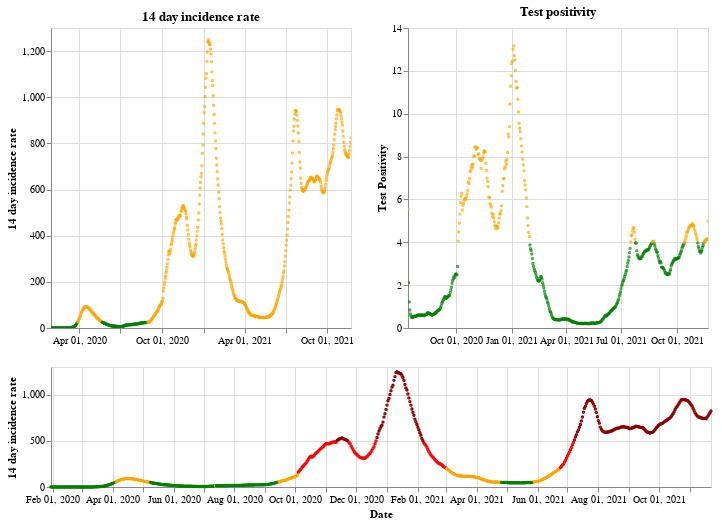

Notebook code for this chart:
### Markdown cell above
## England

### Code cell
plot_traffic_light('England')

### Figure 1 — Vega-Lite specification as saved in the notebook (floating-point values rounded to 4 significant figures; data arrays with more than 128 entries replaced by an {"elided": "..."} marker saying what was removed)
{"config": {"view": {"continuousWidth": 400, "continuousHeight": 300}}, "vconcat": [{"hconcat": [{"mark": {"type": "point", "size": 2}, "encoding": {"color": {"condition": {"value": "green", "test": "(datum.twoWeeklyCasesRate <= 25)"}, "value": "orange"}, "tooltip": [{"type": "nominal", "field": "areaName"}, {"type": "temporal", "field": "date"}, {"type": "quantitative", "field": "twoWeeklyCasesRate"}, {"type": "quantitative", "field": "testPositivity"}], "x": {"type": "temporal", "axis": {"title": ""}, "field": "date", "scale": {"domain": {"selection": "DateBrush"}}, "timeUnit": "yearmonthdate"}, "y": {"type": "quantitative", "axis": {"title": "14 day incidence rate"}, "field": "twoWeeklyCasesRate"}}, "title": "14 day incidence rate", "width": 300}, {"mark": {"type": "point", "size": 2}, "encoding": {"color": {"condition": {"value": "green", "test": "(datum.testPositivity <= 4)"}, "value": "orange"}, "tooltip": [{"type": "nominal", "field": "areaName"}, {"type": "temporal", "field": "date"}, {"type": "quantitative", "field": "twoWeeklyCasesRate"}, {"type": "quantitative", "field": "testPositivity"}], "x": {"type": "temporal", "axis": {"title": ""}, "field": "date", "scale": {"domain": {"selection": "DateBrush"}}, "timeUnit": "yearmonthdate"}, "y": {"type": "quantitative", "axis": {"title": "Test Positivity"}, "field": "testPositivity"}}, "title": "Test positivity", "width": 300}]}, {"layer": [{"mark": {"type": "point", "size": 2}, "encoding": {"color": {"condition": {"value": "orange", "test": "(((datum.testPositivity < 4) && (datum.twoWeeklyCasesRate >= 50)) && (datum.twoWeeklyCasesRate < 200))"}, "value": "red"}, "opacity": {"condition": {"value": 1, "test": "((datum.twoWeeklyCasesRate >= 50) && (datum.twoWeeklyCasesRate < 500))"}, "value": 0}, "tooltip": [{"type": "nominal", "field": "areaName"}, {"type": "temporal", "field": "date"}, {"type": "quantitative", "field": "twoWeeklyCasesRate"}, {"type": "quantitative", "field": "testPositivity"}], "x": {"type": "temporal", "axis": {"title": "Date"}, "field": "date", "timeUnit": "yearmonthdate"}, "y": {"type": "quantitative", "axis": {"title": "14 day incidence rate"}, "field": "twoWeeklyCasesRate"}}, "selection": {"DateBrush": {"type": "interval", "encodings": ["x"], "fields": ["Time"]}}}, {"mark": {"type": "point", "size": 2}, "encoding": {"color": {"value": "darkred"}, "opacity": {"condition": {"value": 1, "test": "(datum.twoWeeklyCasesRate >= 500)"}, "value": 0}, "tooltip": [{"type": "nominal", "field": "areaName"}, {"type": "temporal", "field": "date"}, {"type": "quantitative", "field": "twoWeeklyCasesRate"}, {"type": "quantitative", "field": "testPositivity"}], "x": {"type": "temporal", "axis": {"title": "Date"}, "field": "date", "timeUnit": "yearmonthdate"}, "y": {"type": "quantitative", "axis": {"title": "14 day incidence rate"}, "field": "twoWeeklyCasesRate"}}}, {"mark": {"type": "point", "size": 2}, "encoding": {"color": {"condition": {"value": "green", "test": "((datum.testPositivity < 4) && (datum.twoWeeklyCasesRate < 50))"}, "value": "orange"}, "opacity": {"condition": {"value": 1, "test": "(datum.twoWeeklyCasesRate < 50)"}, "value": 0}, "tooltip": [{"type": "nominal", "field": "areaName"}, {"type": "temporal", "field": "date"}, {"type": "quantitative", "field": "twoWeeklyCasesRate"}, {"type": "quantitative", "field": "testPositivity"}], "x": {"type": "temporal", "axis": {"title": "Date"}, "field": "date", "timeUnit": "yearmonthdate"}, "y": {"type": "quantitative", "axis": {"title": "14 day incidence rate"}, "field": "twoWeeklyCasesRate"}}}], "height": 120, "width": 660}], "data": {"name": "data-318d0dec3e4bc8a14464166661c841f4"}, "$schema": "https://vega.github.io/schema/vega-lite/v4.8.1.json", "datasets": {"data-318d0dec3e4bc8a14464166661c841f4": {"elided": "663 records"}}}
